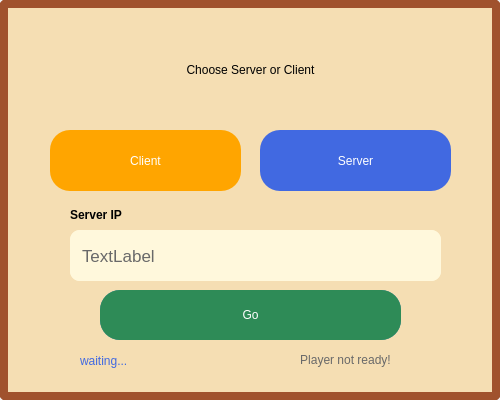
<?xml version="1.0" encoding="UTF-8"?>
<ui version="4.0">
 <class>role</class>
 <widget class="QMainWindow" name="role">
  <property name="geometry">
   <rect>
    <x>0</x>
    <y>0</y>
    <width>500</width>
    <height>400</height>
   </rect>
  </property>
  <property name="minimumSize">
   <size>
    <width>500</width>
    <height>400</height>
   </size>
  </property>
  <property name="maximumSize">
   <size>
    <width>500</width>
    <height>400</height>
   </size>
  </property>
  <property name="windowTitle">
   <string>MainWindow</string>
  </property>
  <widget class="QWidget" name="centralwidget">
   <widget class="QLabel" name="label">
    <property name="geometry">
     <rect>
      <x>0</x>
      <y>0</y>
      <width>500</width>
      <height>400</height>
     </rect>
    </property>
    <property name="minimumSize">
     <size>
      <width>500</width>
      <height>400</height>
     </size>
    </property>
    <property name="maximumSize">
     <size>
      <width>500</width>
      <height>400</height>
     </size>
    </property>
    <property name="styleSheet">
     <string notr="true">background-color:#F5DEB3;
border:8px solid;
border-radius:5px;
border-color:#A0522D;</string>
    </property>
    <property name="text">
     <string/>
    </property>
   </widget>
   <widget class="QLabel" name="label_2">
    <property name="geometry">
     <rect>
      <x>70</x>
      <y>30</y>
      <width>361</width>
      <height>81</height>
     </rect>
    </property>
    <property name="styleSheet">
     <string notr="true">font: 700 14pt &quot;Sitka Subheading&quot;;
border-image: url(:/label.png);
padding-bottom:2px;
color:#000;
</string>
    </property>
    <property name="text">
     <string>Choose Server or Client</string>
    </property>
    <property name="alignment">
     <set>Qt::AlignCenter</set>
    </property>
   </widget>
   <widget class="QPushButton" name="server_btn">
    <property name="geometry">
     <rect>
      <x>260</x>
      <y>130</y>
      <width>191</width>
      <height>61</height>
     </rect>
    </property>
    <property name="cursor">
     <cursorShape>PointingHandCursor</cursorShape>
    </property>
    <property name="styleSheet">
     <string notr="true">QPushButton{
border-radius:20px;
color:#fff;
font: 12pt &quot;MS Reference Sans Serif&quot;;
background-color:#4169E1;
}
QPushButton:hover{
font: 14pt &quot;MS Reference Sans Serif&quot;;
}

</string>
    </property>
    <property name="text">
     <string>Server</string>
    </property>
   </widget>
   <widget class="QPushButton" name="client_btn">
    <property name="geometry">
     <rect>
      <x>50</x>
      <y>130</y>
      <width>191</width>
      <height>61</height>
     </rect>
    </property>
    <property name="cursor">
     <cursorShape>PointingHandCursor</cursorShape>
    </property>
    <property name="styleSheet">
     <string notr="true">QPushButton{
border-radius:20px;
color:#fff;
font: 12pt &quot;MS Reference Sans Serif&quot;;
background-color:#FFA500;
}
QPushButton:hover{
font: 14pt &quot;MS Reference Sans Serif&quot;;
}

</string>
    </property>
    <property name="text">
     <string>Client</string>
    </property>
   </widget>
   <widget class="QLabel" name="label_server">
    <property name="geometry">
     <rect>
      <x>70</x>
      <y>200</y>
      <width>91</width>
      <height>30</height>
     </rect>
    </property>
    <property name="styleSheet">
     <string notr="true">color:#000;
font: 11pt &quot;MS Serif&quot;;
font-weight:800;</string>
    </property>
    <property name="text">
     <string>Server IP</string>
    </property>
   </widget>
   <widget class="QLineEdit" name="getip_edt">
    <property name="geometry">
     <rect>
      <x>70</x>
      <y>230</y>
      <width>371</width>
      <height>51</height>
     </rect>
    </property>
    <property name="styleSheet">
     <string notr="true">border-radius:5px;
padding-left:8px;
border-radius:10px;
color:#00000;
background-color:#FFF8DC;
font-size:17px;</string>
    </property>
    <property name="placeholderText">
     <string>Enter server IP</string>
    </property>
   </widget>
   <widget class="QLabel" name="setip_lbl">
    <property name="geometry">
     <rect>
      <x>70</x>
      <y>230</y>
      <width>371</width>
      <height>51</height>
     </rect>
    </property>
    <property name="styleSheet">
     <string notr="true">border-radius:5px;
padding-left:8px;
border-radius:10px;
color:#696969;
background-color:#FFF8DC;
font-size:17px;</string>
    </property>
    <property name="text">
     <string>TextLabel</string>
    </property>
   </widget>
   <widget class="QPushButton" name="connect_btn">
    <property name="geometry">
     <rect>
      <x>105</x>
      <y>290</y>
      <width>290</width>
      <height>50</height>
     </rect>
    </property>
    <property name="cursor">
     <cursorShape>PointingHandCursor</cursorShape>
    </property>
    <property name="styleSheet">
     <string notr="true">QPushButton{
border-radius:20px;
color:#fff;
font: 12pt &quot;MS Reference Sans Serif&quot;;
background-color:#2E8B57;
}
QPushButton:hover{
background-color:#3CB371;
}

</string>
    </property>
    <property name="text">
     <string>Connect</string>
    </property>
   </widget>
   <widget class="QLabel" name="label_temp">
    <property name="geometry">
     <rect>
      <x>80</x>
      <y>350</y>
      <width>161</width>
      <height>21</height>
     </rect>
    </property>
    <property name="styleSheet">
     <string notr="true">font: 600 14pt &quot;Sitka Banner Semibold&quot;;
color:#4169E1;</string>
    </property>
    <property name="text">
     <string>waiting...</string>
    </property>
   </widget>
   <widget class="QPushButton" name="wait_btn">
    <property name="geometry">
     <rect>
      <x>100</x>
      <y>290</y>
      <width>301</width>
      <height>50</height>
     </rect>
    </property>
    <property name="cursor">
     <cursorShape>PointingHandCursor</cursorShape>
    </property>
    <property name="styleSheet">
     <string notr="true">QPushButton{
border-radius:20px;
color:#fff;
font: 12pt &quot;MS Reference Sans Serif&quot;;
background-color:#4682B4;
}
QPushButton:hover{
background-color:#6495ED;
}

</string>
    </property>
    <property name="text">
     <string>connect</string>
    </property>
   </widget>
   <widget class="QLabel" name="showUsername_lbl">
    <property name="geometry">
     <rect>
      <x>260</x>
      <y>350</y>
      <width>171</width>
      <height>20</height>
     </rect>
    </property>
    <property name="styleSheet">
     <string notr="true">font: 600 14pt &quot;Sitka Banner Semibold&quot;;
color:#696969;</string>
    </property>
    <property name="text">
     <string>Player not ready!</string>
    </property>
    <property name="alignment">
     <set>Qt::AlignCenter</set>
    </property>
   </widget>
   <widget class="QPushButton" name="go_btn">
    <property name="geometry">
     <rect>
      <x>100</x>
      <y>290</y>
      <width>301</width>
      <height>50</height>
     </rect>
    </property>
    <property name="cursor">
     <cursorShape>PointingHandCursor</cursorShape>
    </property>
    <property name="styleSheet">
     <string notr="true">QPushButton{
border-radius:20px;
color:#fff;
font: 12pt &quot;MS Reference Sans Serif&quot;;
background-color:#2E8B57;
}
QPushButton:hover{
background-color:#3CB371;
}

</string>
    </property>
    <property name="text">
     <string>Go</string>
    </property>
   </widget>
  </widget>
 </widget>
 <resources/>
 <connections/>
</ui>
